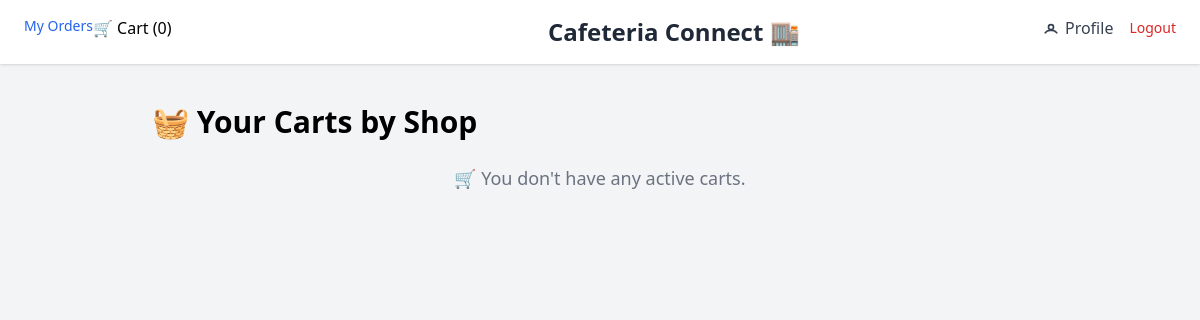
The app's page /cart/ (signed in), older data.
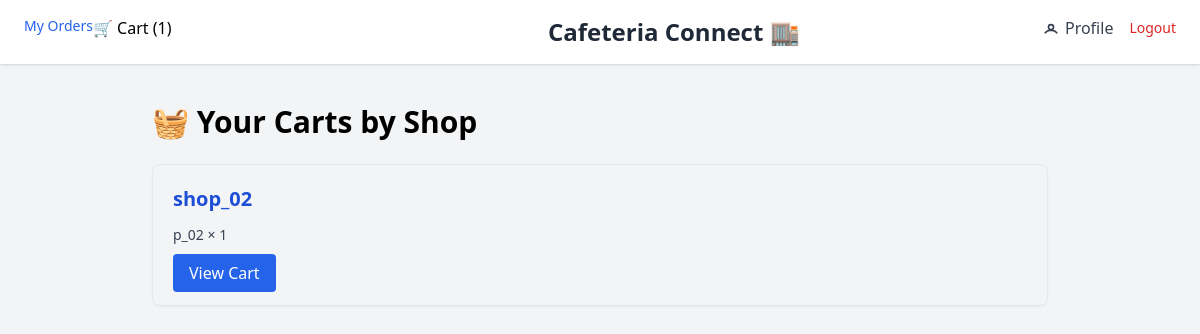
The same page, newer data.
### cart/models.py (models this page shows, shortened)
class Cart(models.Model):
    user = models.ForeignKey(User, on_delete=models.CASCADE)
    shop = models.ForeignKey(Shop, on_delete=models.CASCADE)
    created_at = models.DateTimeField(auto_now_add=True)
    is_ordered = models.BooleanField(default=False)
    total_price = models.DecimalField(max_digits=10, decimal_places=2, default=0.00)
    coupon_code = models.CharField(max_length=50, blank=True, null=True)
    updated_at = models.DateTimeField(auto_now=True)

class CartItem(models.Model):
    cart = models.ForeignKey(Cart, on_delete=models.CASCADE, related_name='items', null=True)
    product = models.ForeignKey(Product, on_delete=models.CASCADE)
    quantity = models.PositiveIntegerField(default=0)
    created_at = models.DateTimeField(auto_now_add=True, null=True)
    price = models.DecimalField(max_digits=10, decimal_places=2, default=0.00)  # snapshot
    total_price = models.DecimalField(max_digits=10, decimal_places=2, default=0.00)

### shops/models.py (models this page shows, shortened)
class Shop(models.Model):
    owner = models.ForeignKey(User, on_delete=models.CASCADE)
    name = models.CharField(max_length=100)
    floor = models.IntegerField()
    contact = models.CharField(max_length=15)

class Product(models.Model):
    shop = models.ForeignKey(Shop, on_delete=models.CASCADE, related_name="products")
    name = models.CharField(max_length=255)
    sku = models.CharField(max_length=100, null=True)
    description = models.TextField(blank=True, null=True)
    price = models.DecimalField(max_digits=10, decimal_places=2)
    image = models.ImageField(upload_to="products/", blank=True, null=True)
    category = models.CharField(max_length=255, blank=True, null=True)
    stock = models.PositiveIntegerField(default=0)
    is_available = models.BooleanField(default=True)
    created_at = models.DateTimeField(auto_now_add=True, null=True)
    updated_at = models.DateTimeField(auto_now=True)

### cart/views.py (the view)
# urls.py: path('', views.cart_list_view, name='cart_list'),
@login_required
def cart_list_view(request):
    user_carts = Cart.objects.filter(user=request.user, is_ordered=False).prefetch_related('items', 'shop')
    return render(request, "cart/cart_list.html", {"carts": user_carts})

### cart/context_processors.py (called while the page is built)
def cart_item_count(request):
    count = 0
    current_cart = None
    if request.user.is_authenticated:
        current_cart = Cart.objects.filter(user=request.user).last()
        if current_cart:
            count = current_cart.items.count()
    return {
        "cart_item_count": count,
        "current_cart": current_cart,
    }

### cart/templates/cart/cart_list.html
{% extends 'base.html' %}
{% block content %}
<div class="max-w-4xl mx-auto mt-10">
  <h2 class="text-3xl font-bold mb-6">🧺 Your Carts by Shop</h2>
  {% if carts %}
    <div class="grid grid-cols-1 gap-6">
      {% for cart in carts %}
        <div class="border border-gray-200 rounded-lg p-5 shadow-sm">
          <h3 class="text-xl font-semibold mb-3 text-blue-700">{{ cart.shop.name }}</h3>
          <ul class="mb-4">
            {% for item in cart.items.all %}
              <li class="text-sm text-gray-700">{{ item.product.name }} × {{ item.quantity }}</li>
            {% endfor %}
          </ul>
          <a href="{% url 'view_cart' cart.id %}" class="text-white bg-blue-600 hover:bg-blue-700 px-4 py-2 rounded">View Cart</a>
        </div>
      {% endfor %}
    </div>
  {% else %}
    <p class="text-gray-500 text-lg text-center">🛒 You don't have any active carts.</p>
  {% endif %}
</div>
{% endblock %}

Row changes from the older to the newer data that the page shows:
added Cart: shop.name "shop_02"
added CartItem: product.name "p_02", quantity "1"
Text that changed along with them:
{{ cart_item_count }}: "0" → "1"
text no longer shown: "🛒 You don't have any active carts."
